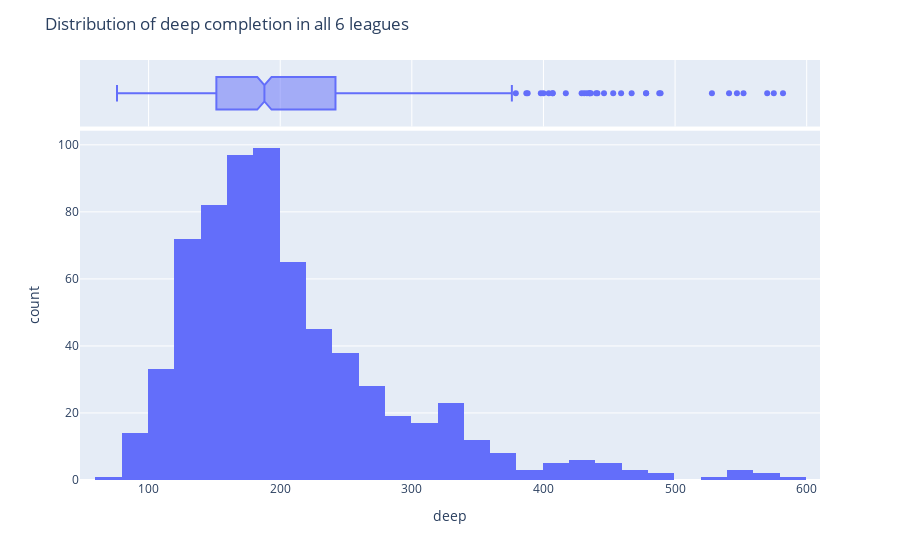

The notebook cell saved with this chart:
### Markdown cell above
deep (deep completion) is metric that show how many passes you completed within an 20 yards of goal. If you have small deep then you don't attack much or you attack through fast, long-pass attacks

### Code cell
fig = px.histogram(df_understat, 'deep', marginal="box")
fig.update_layout(title_text="Distribution of deep completion in all 6 leagues")
fig.show()

### Figure 1 — Plotly figure (JSON) as saved in the notebook; plotly's stock layout.template omitted (floating-point values rounded to 4 significant figures; data arrays with more than 128 entries replaced by an {"elided": "..."} marker saying what was removed)
{"data": [{"alignmentgroup": "True", "bingroup": "x", "hovertemplate": "deep=%{x}<br>count=%{y}<extra></extra>", "legendgroup": "", "marker": {"color": "#636efa", "pattern": {"shape": ""}}, "name": "", "offsetgroup": "", "orientation": "v", "showlegend": false, "type": "histogram", "x": {"elided": "684 int values"}, "xaxis": "x", "yaxis": "y"}, {"alignmentgroup": "True", "hovertemplate": "deep=%{x}<extra></extra>", "legendgroup": "", "marker": {"color": "#636efa"}, "name": "", "notched": true, "offsetgroup": "", "showlegend": false, "type": "box", "x": {"elided": "684 int values"}, "xaxis": "x2", "yaxis": "y2"}], "layout": {"barmode": "relative", "legend": {"tracegroupgap": 0}, "margin": {"t": 60}, "title": {"text": "Distribution of deep completion in all 6 leagues"}, "xaxis": {"anchor": "y", "domain": [0, 1], "title": {"text": "deep"}}, "xaxis2": {"anchor": "y2", "domain": [0, 1], "matches": "x", "showgrid": true, "showticklabels": false}, "yaxis": {"anchor": "x", "domain": [0, 0.8316], "title": {"text": "count"}}, "yaxis2": {"anchor": "x2", "domain": [0.8416, 1], "matches": "y2", "showgrid": false, "showline": false, "showticklabels": false, "ticks": ""}}}
